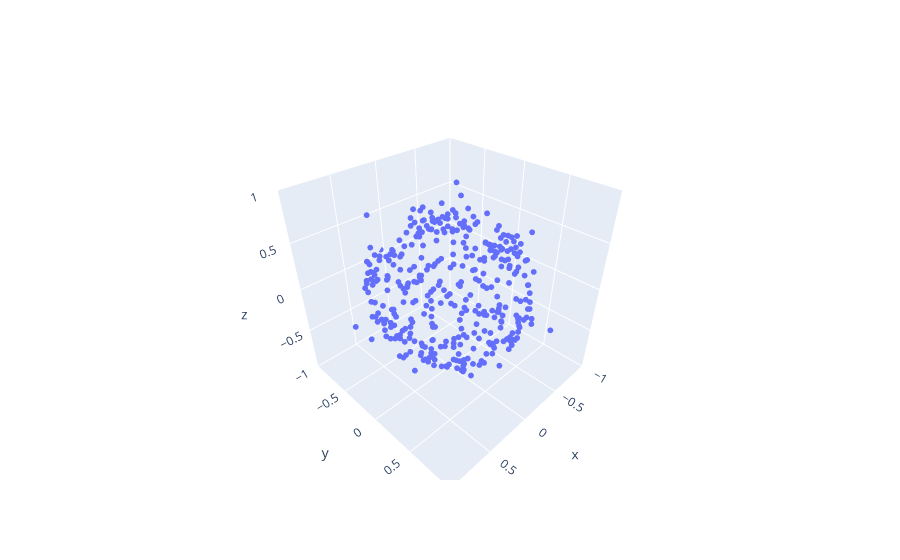

Notebook cell for this chart:
### Code cell
range_k=31
folder = 'goe_xxyyzz'
N=12
state_number=0

X3_long=[]
m_list=[]
for k in range(range_k):
    file_name=folder+f"{N}_{k}_{state_number}"
    dab=load_d(file_name)
    X2,X3,m1,m=mapData(dab,False)
    X3_long.append(X3)
    m_list.append(m)
X3_long_array=np.concatenate(X3_long, axis=0)


m=max(m_list)

fig = go.Figure(data=go.Scatter3d(x=X3_long_array[:, 0]/m, y=X3_long_array[:, 1]/m, z=X3_long_array[:, 2]/m, mode='markers',marker=dict(size=2)))

fig.update_layout(
scene=dict(
            xaxis=dict(range=[-1, 1]),
            yaxis=dict(range=[-1, 1]),
            zaxis=dict(range=[-1, 1]),
            aspectmode='cube'))
        
fig.show()

r,x0,y0,z0, rmse=sphereFit(X3_long_array[:,0]/m,X3_long_array[:,1]/m,X3_long_array[:,2]/m)
print(f"Number of points {range_k*12}")
print("RMSE of the cloud points to a sphere: ")
print(rmse)
print("Number of points in a sphere of radius 0.5: ")
count_points_in_sphere(X3_long_array[:,0]/m, X3_long_array[:,1]/m, X3_long_array[:,2]/m, 0.5)

### Figure 1 — Plotly figure (JSON) as saved in the notebook; plotly's stock layout.template omitted (floating-point values rounded to 4 significant figures; data arrays with more than 128 entries replaced by an {"elided": "..."} marker saying what was removed)
{"data": [{"marker": {"size": 2}, "mode": "markers", "type": "scatter3d", "x": {"elided": "372 float values"}, "y": {"elided": "372 float values"}, "z": {"elided": "372 float values"}}], "layout": {"scene": {"aspectmode": "cube", "xaxis": {"range": [-1, 1]}, "yaxis": {"range": [-1, 1]}, "zaxis": {"range": [-1, 1]}}}}
